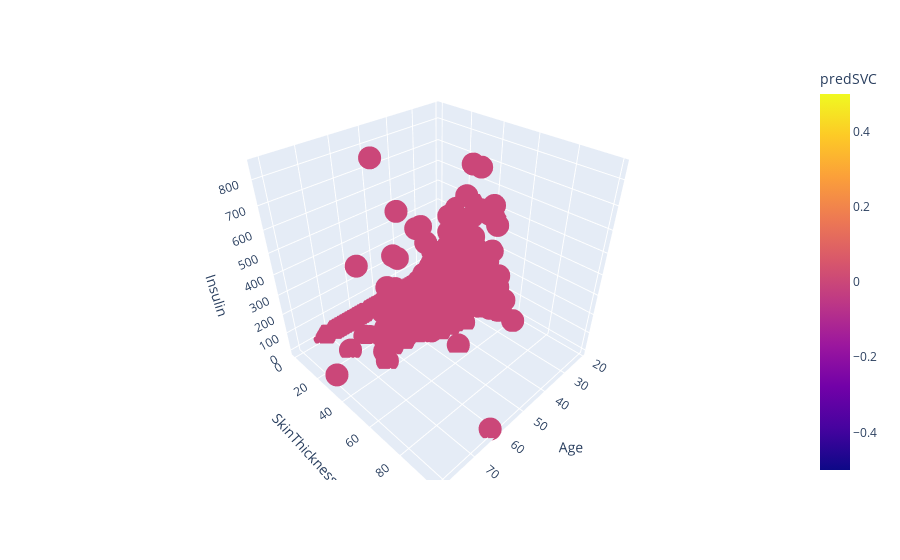

Notebook code for this chart:
### Code cell
# sns.jointplot(x='BMI',y='Glucose',hue='predSVS',data=df)
px.scatter_3d(df,x='Age',y='SkinThickness',z='Insulin',color='predSVC')

### Figure 1 — Plotly figure (JSON) as saved in the notebook; plotly's stock layout.template omitted (floating-point values rounded to 4 significant figures; data arrays with more than 128 entries replaced by an {"elided": "..."} marker saying what was removed)
{"data": [{"hovertemplate": "Age=%{x}<br>SkinThickness=%{y}<br>Insulin=%{z}<br>predSVC=%{marker.color}<extra></extra>", "legendgroup": "", "marker": {"color": {"elided": "768 int values"}, "coloraxis": "coloraxis", "symbol": "circle"}, "mode": "markers", "name": "", "scene": "scene", "showlegend": false, "type": "scatter3d", "x": {"elided": "768 int values"}, "y": {"elided": "768 int values"}, "z": {"elided": "768 int values"}}], "layout": {"coloraxis": {"colorbar": {"title": {"text": "predSVC"}}, "colorscale": [[0, "#0d0887"], [0.1111, "#46039f"], [0.2222, "#7201a8"], [0.3333, "#9c179e"], [0.4444, "#bd3786"], [0.5556, "#d8576b"], [0.6667, "#ed7953"], [0.7778, "#fb9f3a"], [0.8889, "#fdca26"], [1, "#f0f921"]]}, "legend": {"tracegroupgap": 0}, "margin": {"t": 60}, "scene": {"domain": {"x": [0, 1], "y": [0, 1]}, "xaxis": {"title": {"text": "Age"}}, "yaxis": {"title": {"text": "SkinThickness"}}, "zaxis": {"title": {"text": "Insulin"}}}}}
